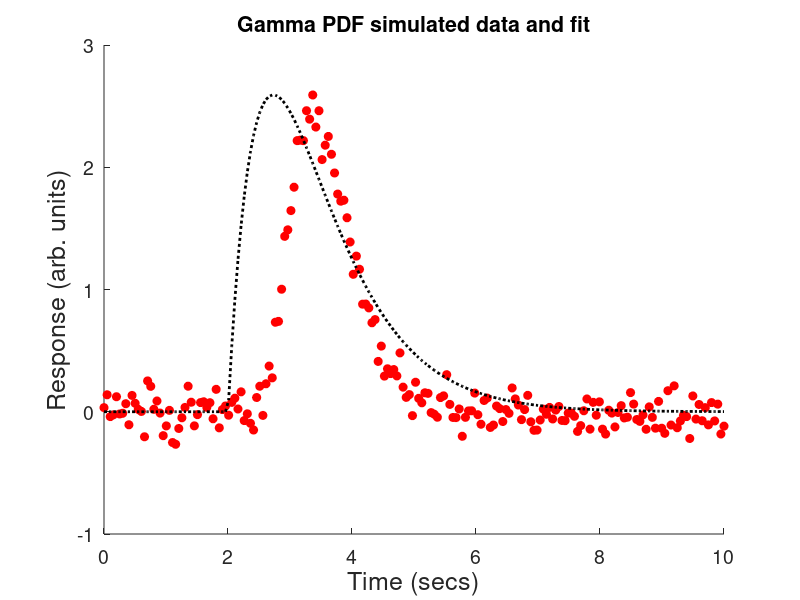

Here is the MATLAB script that generated this plot: (Note: this script raises an error after producing the figure.)
function gammaFitTutorial
% gammaFitTutorial
%
% Illustrates using fmincon to fit a gamma function to data.
%
% 12/31/15 dhb       Wrote from parameter search tutorial.

%% Initialize
close all;

%% Generate some simulated data for fitting
trueParams.type = 'gammapdf';
trueParams.preStimValue = 0;
trueParams.stimOnsetTime = 2;
trueParams.responseDelay = 0.4;
trueParams.scale = 3;
trueParams.gammaA = 5;
trueParams.gammaB = 0.24;
trueParams.noiseSd = 0.1;

startTime = 0;
endTime = 10;
nTrueData = 200;
timeBase = linspace(startTime,endTime,nTrueData);
theResponse = ComputeModelPreds(trueParams,timeBase);

%% Start plot
thePlot = figure; clf; hold on
set(gca,'FontName','Helvetica','FontSize',14);
plot(timeBase,theResponse,'ro','MarkerFaceColor','r','MarkerSize',6);
xlim([startTime endTime]);
ylim([-1 3]);
xlabel('Time (secs)','FontSize',18);
ylabel('Response (arb. units)','FontSize',18);
title('Gamma PDF simulated data and fit');
drawnow;

%% Set up initial guess for fit parameters

% These are known
fitParams0.type = 'gammapdf';
fitParams0.preStimValue = 0;
fitParams0.stimOnsetTime = 2;

% These we make up based on our excellent judgement
fitParams0.responseDelay = 0;
fitParams0.gammaA = 2;

% Then rate parameter so that mode of distribution happens at
% the time of maximum response;
[maxResp,maxRespIndex] = max(theResponse);
maxTime = timeBase(maxRespIndex(1));
fitParams0.gammaB = (fitParams0.gammaA-1)/(maxTime - fitParams0.stimOnsetTime);
if (fitParams0.gammaB <= 0)
   fitParams0.gammaB = 0.5;
end

% And set scale so that initial max predition matches max data
fitParams0.scale = 1;
tempPreds = ComputeModelPreds(fitParams0,timeBase);
tempMax = max(tempPreds);
fitParams0.scale = maxResp/tempMax;

% Add initial guess to the plot
predictions0 = ComputeModelPreds(fitParams0,timeBase);
figure(thePlot); plot(timeBase,predictions0,'k:','LineWidth',2);

%% Fit

% Set fmincon options
options = optimset('fmincon');
options = optimset(options,'Diagnostics','off','Display','off','LargeScale','off','Algorithm','active-set');

% Initial guess
x0 = ParamsToX(fitParams0);

% First seach on gammaA and scale only, and add to plot
vlb = [x0(1) 0.01 x0(3) 0.01];
vub = [x0(1) 100 x0(3) 100];
x1 = fmincon(@(x)FitModelErrorFunction(x,timeBase,theResponse,fitParams0),x0,[],[],[],[],vlb,vub,[],options);
predictions1 = ComputeModelPreds(XToParams(x1,fitParams0),timeBase);
figure(thePlot); plot(timeBase,predictions1,'c:','LineWidth',2);

% Then full search
vlb = [0 0.01 0.01 0.1];
vub = [2 100 100 1000];
x = fmincon(@(x)FitModelErrorFunction(x,timeBase,theResponse,fitParams0),x1,[],[],[],[],vlb,vub,[],options);

% Extract fit parameters
fitParams = XToParams(x,fitParams0);

% Add final fit to plot
predictions = ComputeModelPreds(fitParams,timeBase);
figure(thePlot); plot(timeBase,predictions,'g','LineWidth',4);
legend({' Data', ' Initial Guess', ' Intermediate Fit' ' Final Fit'},'FontSize',14,'Location','NorthEast');

end

% f = FitModelErrorFunction(x,timeBase,theResponse,fitParams)
%
% Search error function
function f = FitModelErrorFunction(x,timeBase,theResponse,fitParams)

% Extract parameters into meaningful structure
fitParams = XToParams(x,fitParams);

% Make predictions
preds = ComputeModelPreds(fitParams,timeBase);

% Compute fit error as RMSE
nPoints = length(theResponse);
theDiff2 = (theResponse-preds).^2;
f = 100*sqrt(sum(theDiff2)/nPoints);

end

% x = ParamsToX(params)
%
% Convert parameter structure to vector of parameters to search over
function x = ParamsToX(params)
switch (params.type)
    case 'gammapdf'
        x = [params.responseDelay params.gammaA params.gammaB params.scale];
    otherwise
        error('Unknown model type');
end
end


% fitParams = XToParams(x,params)
%
% Convert search params and base structure to filled in structure.
function params = XToParams(x,params)
switch (params.type)
    case 'gammapdf'
        params.delay = x(1);
        params.gammaA = x(2);
        params.gammaB = x(3);
        params.scale = x(4);
    otherwise
        error('Unknown model type');
end
end

% preds =  ComputeModelPreds(params,t)
%
% Compute the predictions of the model
function preds = ComputeModelPreds(params,timeBase)

% Allow multiple model types
switch (params.type)
    case 'gammapdf'
        preds = params.preStimValue*ones(size(timeBase));
        stimZeroedTime = timeBase-params.stimOnsetTime;
        delayZeroedTime = stimZeroedTime-params.responseDelay;
        index = find(delayZeroedTime >= 0);
        preds(index) = params.scale*gampdf(delayZeroedTime(index),params.gammaA,params.gammaB);
    otherwise
        error('Unknown model type');
end

% Add simulated noise, optionally
if (isfield(params,'noiseSd') & params.noiseSd > 0)
    preds = preds + normrnd(0,params.noiseSd,size(preds));
end

end
